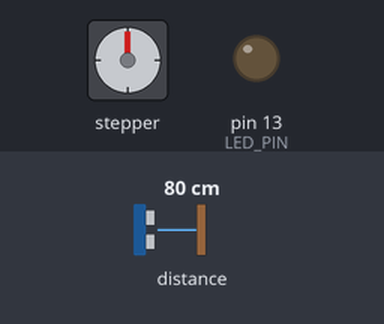
A sketch run on a simulated Arduino Uno, built for the host (arithmetic inside an expression is 32-bit, double 64-bit). Shown: stepper motor, output pins drawn as LEDs (lit = HIGH). Inputs (shaded band) come from the test bench; at power-on: distance to the obstacle 80 cm. Stepper angles assume 2048 steps per turn; what the sketch prints to the serial monitor is not drawn.

Above: at 0.1 s.
Timing chart, 0 to 39.2 s (numbered marks = the images above):
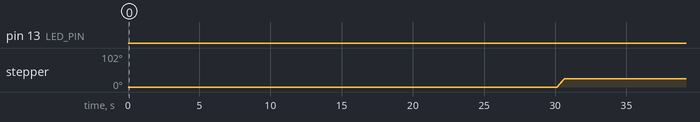

Measured:
- by itself, pin 13 (LED_PIN): LOW → HIGH at 66.8 s, → LOW 0.50 s later, → HIGH 0.50 s later, → LOW 0.50 s later, … (90 changes in this stretch)
- by itself, stepper: turns 25° clockwise in 0.49 s, repeating every 30.0 s

The sketch:

SecondDraftHardware.ino
```cpp
/*
 * Automatic Pill Dispenser
 *
 * This program controls an automatic pill dispenser with the following features:
 * - Rotates a 14-compartment wheel using a stepper motor every 12 hours
 * - Uses a distance sensor to detect if pills are present after rotation
 * - LED behavior:
 *   - If pills present: LED turns on after 5 minutes if pills not taken, turns off when taken
 *   - If no pills: LED flashes for 2 hours, then turns off until next rotation
 *
 * Components:
 * - 28BYJ-48 Stepper Motor with ULN2003 Driver
 * - Sparkfun VL53L4CD Distance Sensor
 * - LED indicator
 */

#include <Stepper.h>
#include <Wire.h>
#include "SparkFun_VL53L1X.h" // Using existing library for VL53L1X which is compatible

// Define pins
#define LED_PIN 13
#define SHUTDOWN_PIN 2
#define INTERRUPT_PIN 3

// Define steps per rotation (manufacturer specs for 28BYJ-48)
const int STEPS_PER_REVOLUTION = 2048; // 32 steps per revolution * 64:1 gear ratio
const int STEPS_PER_COMPARTMENT = STEPS_PER_REVOLUTION / 14; // For 14 compartments

// Define timing
const unsigned long TWELVE_HOURS_MS = 30000; // 12 hours in milliseconds: 43200000
const unsigned long PILL_REMINDER_TIMEOUT = 15000; // 5 minutes in milliseconds: 300000
const unsigned long NO_PILLS_FLASH_DURATION = 20000; // 2 hours in milliseconds: 7200000
const unsigned long PILL_CHECK_INTERVAL = 3000; // Check for pills every 5 seconds
const unsigned long LED_FLASH_INTERVAL = 500; // LED flash interval for "no pills" warning

// Thresholds for distance sensor
const int PILLS_PRESENT_THRESHOLD = 100; // Approximate distance in mm when pills are present
const int PILLS_TAKEN_THRESHOLD = 150;   // Approximate distance in mm when pills are taken

// Initialize the stepper motor
Stepper pillStepper(STEPS_PER_REVOLUTION, 9, 10, 11, 12);

// Initialize the distance sensor
SFEVL53L1X distanceSensor;

// Enum for system state
enum SystemState {
  IDLE,               // Waiting for next rotation
  PILLS_PRESENT,      // Pills present in compartment
  PILLS_REMINDER_ON,  // Pills present, reminder LED on
  NO_PILLS_WARNING,   // No pills detected, LED flashing
  NO_PILLS_IDLE       // No pills, after flash duration
};

// System variables
SystemState currentState = IDLE;
bool ledState = false;
bool ledFlashing = false;
unsigned long lastLedToggle = 0;
unsigned long lastRotationTime = 0;
unsigned long lastPillCheckTime = 0;
unsigned long stateEntryTime = 0;   // Time when current state was entered

void setup() {
  // Initialize serial communication
  Serial.begin(9600);
  Serial.println("Automatic Pill Dispenser Initializing...");

  // Initialize stepper motor speed
  pillStepper.setSpeed(8); // Set lower speed for stability

  // Initialize LED pin
  pinMode(LED_PIN, OUTPUT);

  // Initialize I2C communication
  Wire.begin();

  // Initialize distance sensor
  if (distanceSensor.begin() != 0) {
    Serial.println("Distance sensor failed to initialize. Check wiring.");
  } else {
    Serial.println("Distance sensor initialized.");
    // Configure the sensor
    distanceSensor.setDistanceModeLong();
    distanceSensor.setTimingBudgetInMs(50);
    distanceSensor.setIntermeasurementPeriod(100);
  }

  // Start with LED off
  digitalWrite(LED_PIN, LOW);

  // Record current time for rotation timing
  lastRotationTime = millis();
  lastPillCheckTime = millis();
  stateEntryTime = millis();

  Serial.println("Initialization complete. Pill dispenser ready.");
}

void loop() {
  unsigned long currentTime = millis();

  // Handle LED flashing if active
  if (ledFlashing && (currentTime - lastLedToggle >= LED_FLASH_INTERVAL)) {
    ledState = !ledState;
    digitalWrite(LED_PIN, ledState ? HIGH : LOW);
    lastLedToggle = currentTime;
  }

  // Check if it's time to rotate the dispenser (every 12 hours)
  if (currentTime - lastRotationTime >= TWELVE_HOURS_MS) {
    Serial.println("12 hours elapsed. Rotating pill dispenser...");

    // Rotate the wheel by one compartment
    rotateOneCompartment();

    // Update the rotation time
    lastRotationTime = currentTime;

    // Check if pills are present after rotation
    delay(5000); // Wait for things to settle
    checkPillsAfterRotation();
  }

  // State machine for different scenarios
  switch (currentState) {
    case IDLE:
      // Just waiting for next rotation
      break;

    case PILLS_PRESENT:
      // Pills are present, check if they've been taken
      if (currentTime - lastPillCheckTime >= PILL_CHECK_INTERVAL) {
        lastPillCheckTime = currentTime;

        // Check if pills are still present
        if (!arePillsPresent()) {
          // Pills have been taken
          Serial.println("Pills have been taken!");
          transitionToState(IDLE);
          break;
        }

        // Check if reminder timeout has elapsed
        if (currentTime - stateEntryTime >= PILL_REMINDER_TIMEOUT) {
          Serial.println("Pills not taken within 5 minutes! Turning on reminder LED.");
          transitionToState(PILLS_REMINDER_ON);
        }
      }
      break;

    case PILLS_REMINDER_ON:
      // Reminder is on, check if pills have been taken
      if (currentTime - lastPillCheckTime >= PILL_CHECK_INTERVAL) {
        lastPillCheckTime = currentTime;

        // Check if pills are still present
        if (!arePillsPresent()) {
          // Pills have been taken, turn off reminder
          Serial.println("Pills have been taken! Turning off reminder.");
          transitionToState(IDLE);
        }
      }
      break;

    case NO_PILLS_WARNING:
      // No pills, LED flashing
      if (currentTime - lastPillCheckTime >= PILL_CHECK_INTERVAL) {
        lastPillCheckTime = currentTime;

        // Check if pills have appeared
        if (arePillsPresent()) {
          Serial.println("Pills now detected in the compartment!");
          transitionToState(PILLS_PRESENT);
          break;
        }

        // Check if we've been flashing for 2 hours
        if (currentTime - stateEntryTime >= NO_PILLS_FLASH_DURATION) {
          Serial.println("No-pills warning timeout reached. Stopping flash until next rotation.");
          transitionToState(NO_PILLS_IDLE);
        }
      }
      break;

    case NO_PILLS_IDLE:
      // After flashing period, check if pills have appeared
      if (currentTime - lastPillCheckTime >= PILL_CHECK_INTERVAL) {
        lastPillCheckTime = currentTime;

        // Check if pills have appeared
        if (arePillsPresent()) {
          Serial.println("Pills now detected in the compartment!");
          transitionToState(PILLS_PRESENT);
        }
      }
      break;
  }

  // Small delay to prevent excessive CPU usage
  delay(100);
}

// Function to rotate the wheel by one compartment
void rotateOneCompartment() {
  Serial.println("Rotating to next compartment...");
  pillStepper.step(STEPS_PER_COMPARTMENT);
  delay(500); // Give motor time to settle
}

// Function to check pill status after rotation
void checkPillsAfterRotation() {
  if (arePillsPresent()) {
    Serial.println("Pills detected in compartment after rotation.");
    transitionToState(PILLS_PRESENT);
  } else {
    Serial.println("No pills detected in compartment after rotation!");
    transitionToState(NO_PILLS_WARNING);
  }
}

// Function to check if pills are present
bool arePillsPresent() {
  int distance = getDistance();

  Serial.print("Current distance: ");
  Serial.print(distance);
  Serial.println(" mm");

  // Pills are present if distance is small
  return (distance < PILLS_PRESENT_THRESHOLD);
}

// Function to check if pills have been taken
bool havePillsBeenTaken() {
  int distance = getDistance();

  // Pills have been taken if distance is medium (greater than threshold)
  return (distance > PILLS_TAKEN_THRESHOLD);
}

// Function to transition to a new state
void transitionToState(SystemState newState) {
  // Exit actions for current state
  switch (currentState) {
    case PILLS_REMINDER_ON:
      // Turn off steady LED
      digitalWrite(LED_PIN, LOW);
      break;

    case NO_PILLS_WARNING:
      // Stop flashing
      ledFlashing = false;
      digitalWrite(LED_PIN, LOW);
      break;
  }

  // Enter actions for new state
  switch (newState) {
    case IDLE:
      Serial.println("Entering IDLE state");
      // Make sure LED is off
      digitalWrite(LED_PIN, LOW);
      ledFlashing = false;
      break;

    case PILLS_PRESENT:
      Serial.println("Entering PILLS_PRESENT state");
      // Make sure LED is off
      digitalWrite(LED_PIN, LOW);
      ledFlashing = false;
      break;

    case PILLS_REMINDER_ON:
      Serial.println("Entering PILLS_REMINDER_ON state");
      // Turn on steady LED
      digitalWrite(LED_PIN, HIGH);
      ledFlashing = false;
      break;

    case NO_PILLS_WARNING:
      Serial.println("Entering NO_PILLS_WARNING state");
      // Start flashing LED
      ledFlashing = true;
      lastLedToggle = millis();
      break;

    case NO_PILLS_IDLE:
      Serial.println("Entering NO_PILLS_IDLE state");
      // Make sure LED is off
      digitalWrite(LED_PIN, LOW);
      ledFlashing = false;
      break;
  }

  // Update state and record entry time
  currentState = newState;
  stateEntryTime = millis();
}

// Function to get distance reading from sensor
int getDistance() {
  distanceSensor.startRanging();

  int timeout = 0;
  while (!distanceSensor.checkForDataReady() && timeout < 100) {
    delay(1);
    timeout++;
  }

  if (timeout >= 100) {
    Serial.println("Sensor timeout!");
    return -1; // Error value
  }

  int distance = distanceSensor.getDistance(); // Get distance in mm

  distanceSensor.clearInterrupt();
  distanceSensor.stopRanging();

  return distance;
}
```
